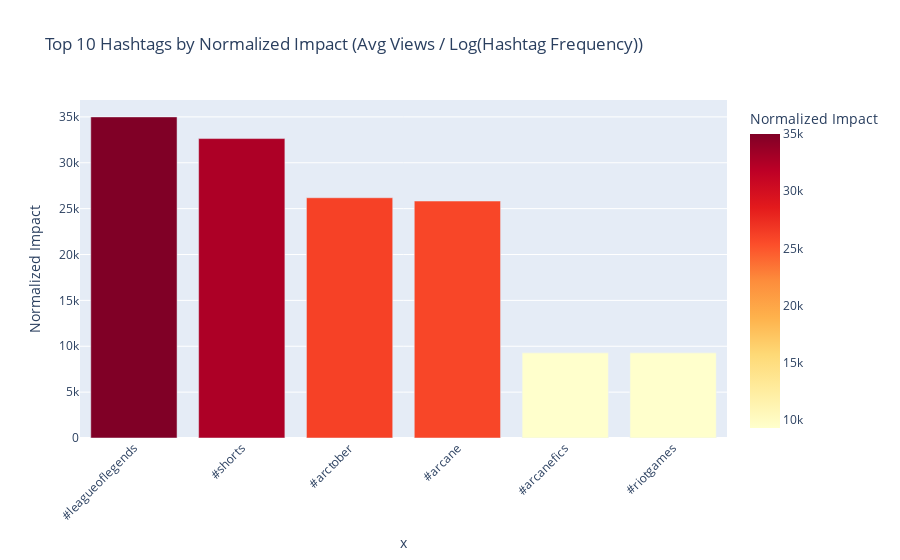
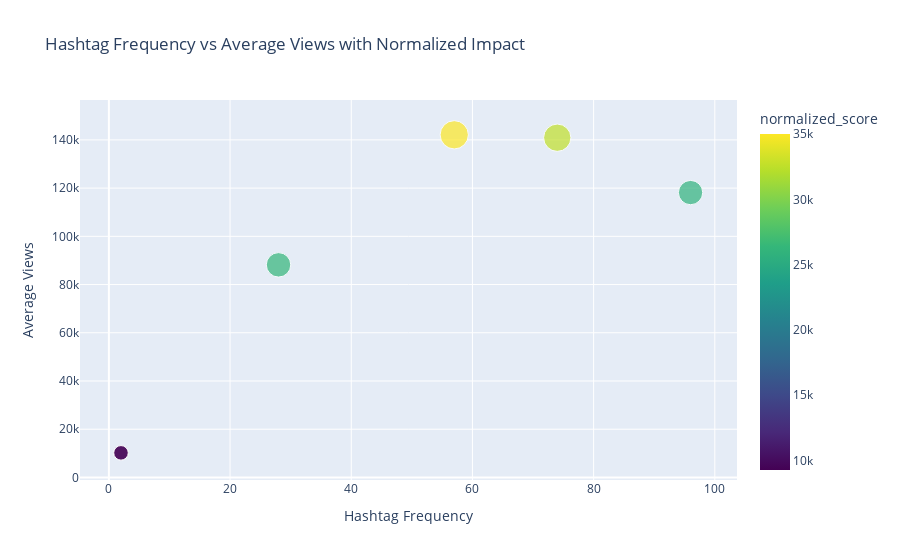

Notebook source saved alongside these figures, in order:
### Code cell
# Normalize data to account for outliers
hashtag_stats['normalized_score'] = hashtag_stats['avg_views'] / np.log1p(hashtag_stats['count'])

# Sort by normalized impact
top_tags = hashtag_stats.sort_values('normalized_score', ascending=False)

# Visualizing the normalized impact of top hashtags
fig1 = px.bar(
    top_tags.head(10),  # Show top 10 hashtags
    x=top_tags.head(10).index,
    y='normalized_score',
    title="Top 10 Hashtags by Normalized Impact (Avg Views / Log(Hashtag Frequency))",
    labels={'normalized_score': 'Normalized Impact', 'index': 'Hashtags'},
    color='normalized_score',
    color_continuous_scale='YlOrRd'
)

fig1.update_layout(xaxis_tickangle=-45)
fig1.show()

# Bubble chart: Relationship between hashtag frequency, avg views, and normalized score
fig2 = px.scatter(
    top_tags.head(10),
    x='count',  # Hashtag frequency
    y='avg_views',  # Average views per hashtag
    size='normalized_score',  # Bubble size based on normalized score
    color='normalized_score',  # Color based on normalized score
    hover_name=top_tags.head(10).index,
    title="Hashtag Frequency vs Average Views with Normalized Impact",
    labels={'count': 'Hashtag Frequency', 'avg_views': 'Average Views'},
    color_continuous_scale='Viridis'
)

fig2.update_layout(showlegend=False)
fig2.show()

### Figure 1 — Plotly figure (JSON) as saved in the notebook; plotly's stock layout.template omitted (floating-point values rounded to 4 significant figures)
{"data": [{"hovertemplate": "x=%{x}<br>Normalized Impact=%{marker.color}<extra></extra>", "legendgroup": "", "marker": {"color": [35000.0, 32640.0, 26190.0, 25830.0, 9280.0, 9280.0], "coloraxis": "coloraxis", "pattern": {"shape": ""}}, "name": "", "orientation": "v", "showlegend": false, "textposition": "auto", "type": "bar", "x": ["#leagueoflegends", "#shorts", "#arctober", "#arcane", "#arcanefics", "#riotgames"], "xaxis": "x", "y": [35000.0, 32640.0, 26190.0, 25830.0, 9280.0, 9280.0], "yaxis": "y"}], "layout": {"barmode": "relative", "coloraxis": {"colorbar": {"title": {"text": "Normalized Impact"}}, "colorscale": [[0, "rgb(255,255,204)"], [0.125, "rgb(255,237,160)"], [0.25, "rgb(254,217,118)"], [0.375, "rgb(254,178,76)"], [0.5, "rgb(253,141,60)"], [0.625, "rgb(252,78,42)"], [0.75, "rgb(227,26,28)"], [0.875, "rgb(189,0,38)"], [1, "rgb(128,0,38)"]]}, "legend": {"tracegroupgap": 0}, "title": {"text": "Top 10 Hashtags by Normalized Impact (Avg Views / Log(Hashtag Frequency))"}, "xaxis": {"anchor": "y", "domain": [0, 1], "tickangle": -45, "title": {"text": "x"}}, "yaxis": {"anchor": "x", "domain": [0, 1], "title": {"text": "Normalized Impact"}}}}

### Figure 2 — Plotly figure (JSON) as saved in the notebook; plotly's stock layout.template omitted (floating-point values rounded to 4 significant figures)
{"data": [{"hovertemplate": "<b>%{hovertext}</b><br><br>Hashtag Frequency=%{x}<br>Average Views=%{y}<br>normalized_score=%{marker.color}<extra></extra>", "hovertext": ["#leagueoflegends", "#shorts", "#arctober", "#arcane", "#arcanefics", "#riotgames"], "legendgroup": "", "marker": {"color": [35000.0, 32640.0, 26190.0, 25830.0, 9280.0, 9280.0], "coloraxis": "coloraxis", "size": [35000.0, 32640.0, 26190.0, 25830.0, 9280.0, 9280.0], "sizemode": "area", "sizeref": 87.5, "symbol": "circle"}, "mode": "markers", "name": "", "orientation": "v", "showlegend": false, "type": "scatter", "x": [57, 74, 28, 96, 2, 2], "xaxis": "x", "y": [142100.0, 140900.0, 88180.0, 118200.0, 10200.0, 10200.0], "yaxis": "y"}], "layout": {"coloraxis": {"colorbar": {"title": {"text": "normalized_score"}}, "colorscale": [[0, "#440154"], [0.1111, "#482878"], [0.2222, "#3e4989"], [0.3333, "#31688e"], [0.4444, "#26828e"], [0.5556, "#1f9e89"], [0.6667, "#35b779"], [0.7778, "#6ece58"], [0.8889, "#b5de2b"], [1, "#fde725"]]}, "legend": {"itemsizing": "constant", "tracegroupgap": 0}, "showlegend": false, "title": {"text": "Hashtag Frequency vs Average Views with Normalized Impact"}, "xaxis": {"anchor": "y", "domain": [0, 1], "title": {"text": "Hashtag Frequency"}}, "yaxis": {"anchor": "x", "domain": [0, 1], "title": {"text": "Average Views"}}}}
